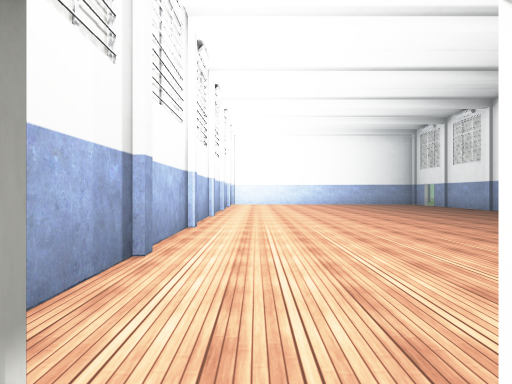
[1] (above)

14 first-person views from a walk through a Unity game level. The camera is 1.3 m above the floor, looks level and sees 75° across. Doors are open. The floor is counted in squares, 2 m on a side. Each view is taken from the middle of a square. On the plan, view 1 faces up. The plan holds only what a view shows up to about 10 squares ahead; the rest is blank. The place goes on beyond the plan. The player character is not drawn. Some surface patterns are stand-ins.

[2]
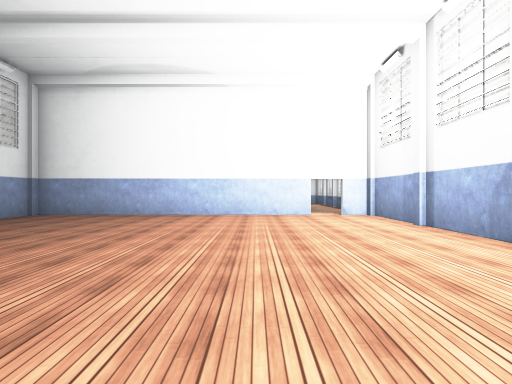

[3]
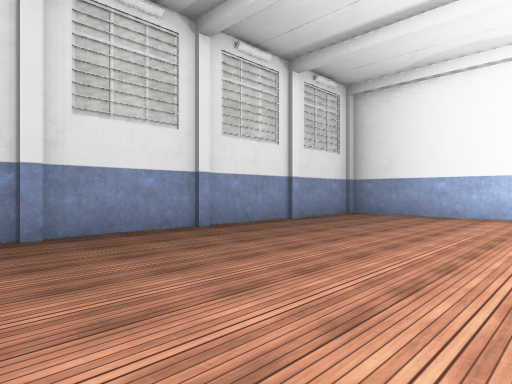

[4]
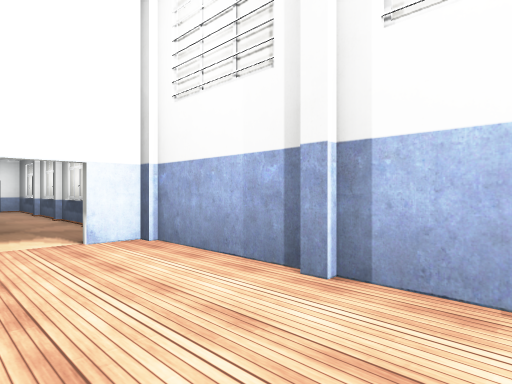

[5]
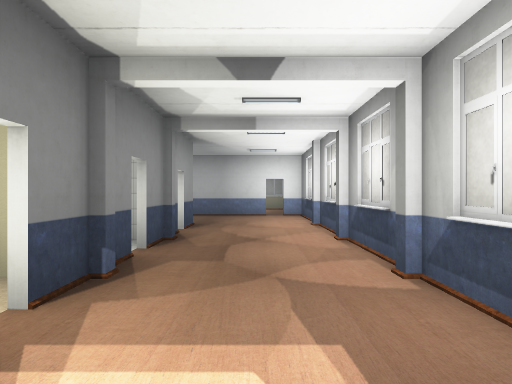

[6]
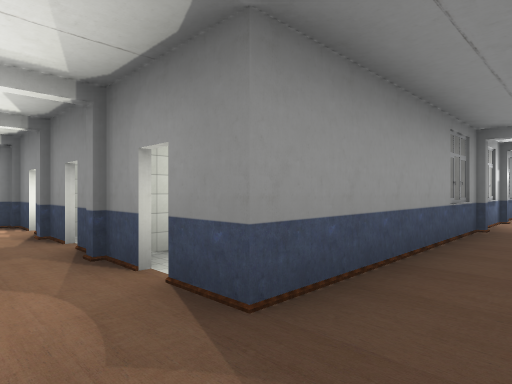

[7]
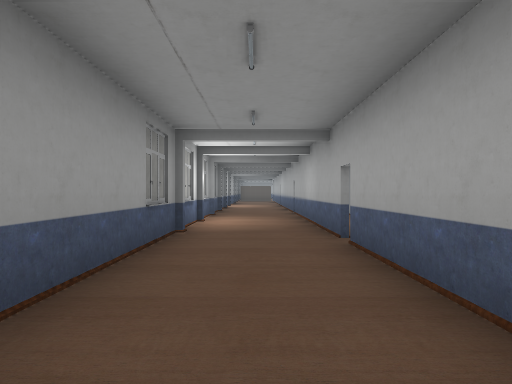

[8]
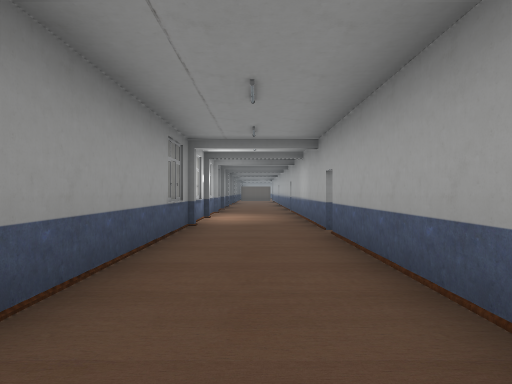

[9]
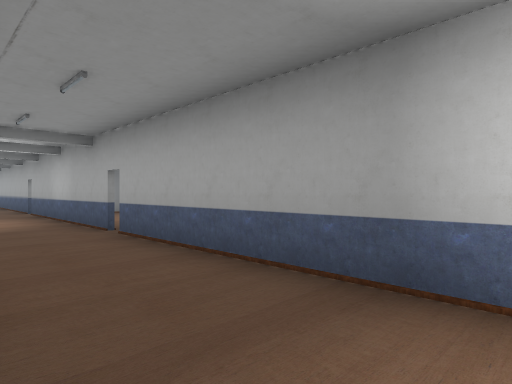

[10]
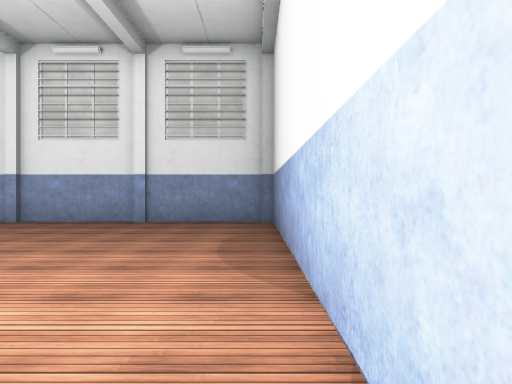

[11]
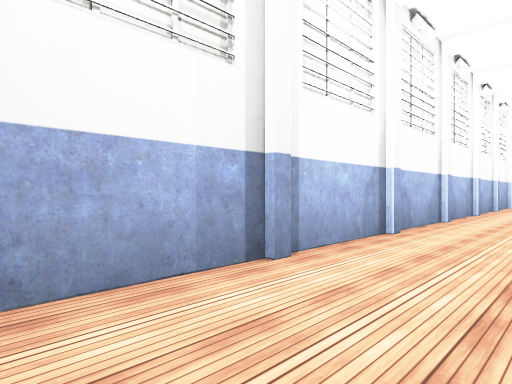

[12]
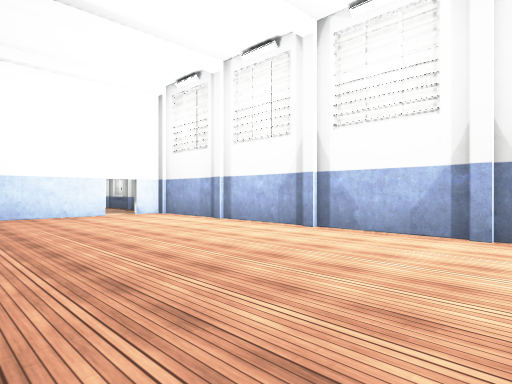

[13]
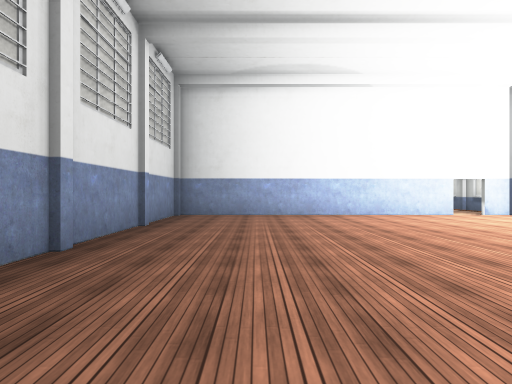

[14]
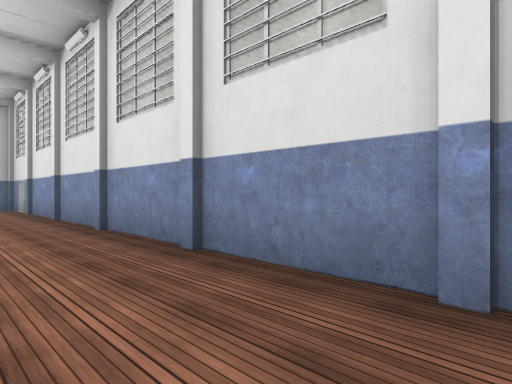

### Floor plan
Points are (right, up) in squares from view 1. A wall is a line through its corners. A room is listed if a view was taken in it or the views show most of it. See-through windows are left out.
Room 1 (views 1, 6, 7, 8, 9)
walls: (5.6, -8.2) (11.3, -8.2); (1.3, -4.4) (1.3, -2.8); (-0.4, -8.2) (5.3, -8.2); (1.3, -2.4) (1.3, -0.8); (1.3, -0.4) (1.3, 0.5); (10.5, -5.7) (1.3, -5.7) (1.3, -4.8); (-1.3, -0.5) (-1.3, -8.2)
ways out: opening at (0, 0) to room 2
Room 2 (views 2, 3, 4, 5, 10, 11, 12, 13, 14)
walls: (0.4, 0.6) (8.2, 0.6) (8.2, 10.5); (-1.3, 10.5) (-1.3, 0.6)
ways out: opening at (0, 0) to room 1

Positions as (right, up) in squares from view 1, and headings:
1: (0, 0), facing up
2: (2, 10), facing down
3: (3, 10), facing down-right
4: (1, 5), facing down-left
5: (0, 1), facing down
6: (0, -7), facing up-right
7: (1, -7), facing right
8: (0, -7), facing right
9: (0, -6), facing down-right
10: (1, 1), facing right
11: (1, 1), facing up-left
12: (4, 10), facing down-left
13: (6, 10), facing down
14: (6, 3), facing up-right
